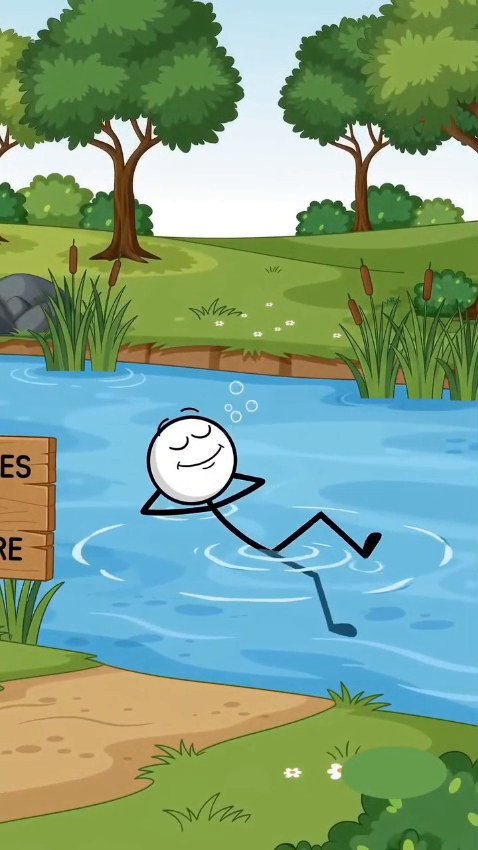
#> input picture crockdile_inspect/all_secs/sec_10.png, 478 x 850 px, found by its file name
$ python extract_demo_states.py
#> lines starting #> are read from the running program, lines starting #| are printed output that depends on the picture
import cv2, os

os.makedirs("assets/characters/demo_scenes", exist_ok=True)

# sec_10: Mother shouting, Bob listening, Friend listening
cv2.imwrite("assets/characters/demo_scenes/mother_speaking.png", cv2.imread("output/demo_frames/sec_10.png"))

# sec_14: Mother worried listening, Bob listening, Friend sly smirk
cv2.imwrite("assets/characters/demo_scenes/mother_listening.png", cv2.imread("output/demo_frames/sec_14.png"))
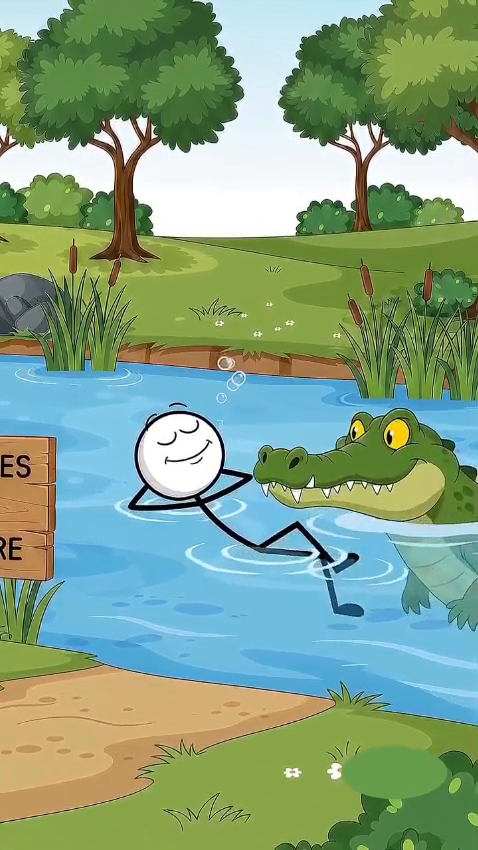
#> input picture crockdile_inspect/all_secs/sec_14.png, 478 x 850 px, found by its file name

# sec_18: Friend talking with gesture to Mother, Bob listening, Mother listening
cv2.imwrite("assets/characters/demo_scenes/friend_speaking.png", cv2.imread("output/demo_frames/sec_18.png"))
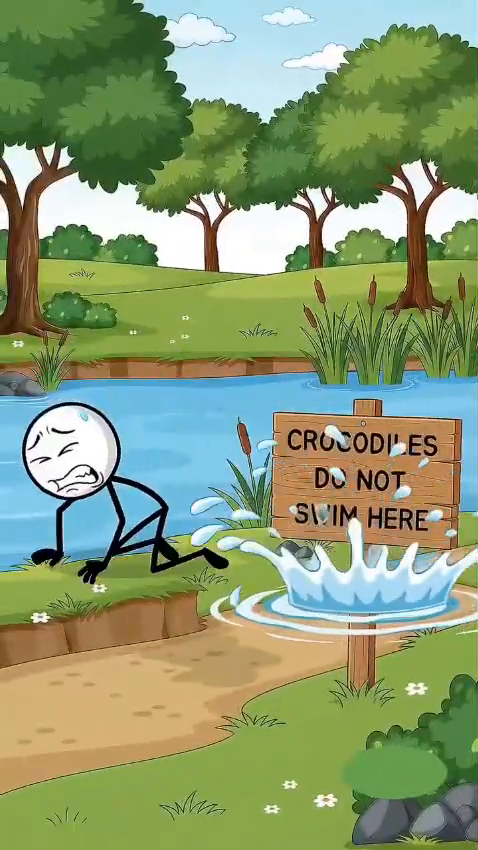
#> input picture crockdile_inspect/all_secs/sec_18.png, 478 x 850 px, found by its file name

# sec_20: Friend talking with mouth open, Bob attentive
cv2.imwrite("assets/characters/demo_scenes/friend_gesture.png", cv2.imread("output/demo_frames/sec_20.png"))

# sec_22: Mother talking back, Bob listening
cv2.imwrite("assets/characters/demo_scenes/mother_reassure.png", cv2.imread("output/demo_frames/sec_22.png"))

# sec_24: Bob speaking/laughing with wide mouth ("हो माय!"), Mother listening, Friend proud eyes closed
cv2.imwrite("assets/characters/demo_scenes/bob_speaking.png", cv2.imread("output/demo_frames/sec_24.png"))

# sec_28: Bob laughing happy
cv2.imwrite("assets/characters/demo_scenes/bob_laughing.png", cv2.imread("output/demo_frames/sec_28.png"))

print("Extracted all authentic demo scene states successfully!")
